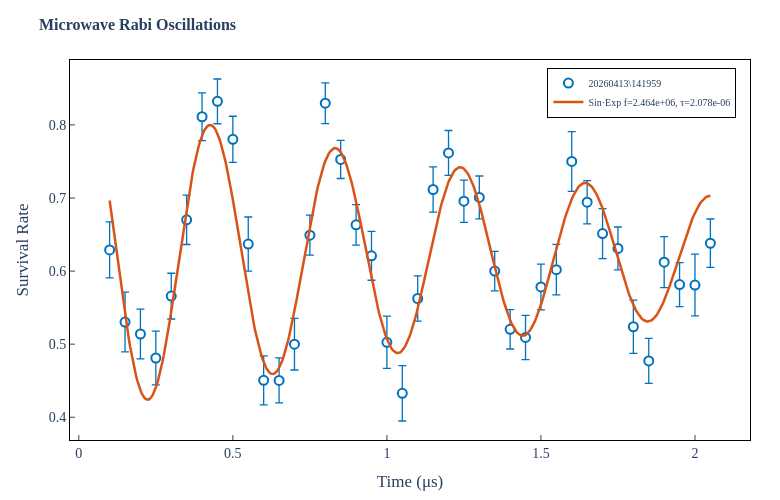

The notebook cell saved with this chart:
### Markdown cell above
## Rabi oscillation

### Code cell
# Fit damped sinusoidal to Rabi oscillation data
from scipy.optimize import curve_fit

def sinexp_model(x, y0, A, T, tau, phi, x0=0):
    """y = y0 + A * sin(2π*(x-x0)/T + φ) * exp(-(x-x0)/τ)"""
    return y0 + A * np.sin(2*np.pi*(x - x0)/T + phi) * np.exp(-(x - x0)/tau)

N = 40
N = min(N, len(scan_params))  # ensure we don't exceed available data
x = scan_params[0:N]
y = p11_mean[0:N]
yerr = p11_sem[0:N]

# Drop NaN/Inf points (no data for those scan params)
valid = np.isfinite(x) & np.isfinite(y)
x, y, yerr = x[valid], y[valid], yerr[valid]

y0_g = np.mean(y)
A_g = (np.max(y) - np.min(y)) / 2
T_g = 1/2e6 #(x.max() - x.min()) / 3
tau_g = (x.max() - x.min())
phi_g = 0

try:
    popt, pcov = curve_fit(sinexp_model, x, y, p0=[y0_g, A_g, T_g, tau_g, phi_g],
                           maxfev=10000)
    x_fit = np.linspace(x.min(), x.max(), 500)
    y_fit = sinexp_model(x_fit, *popt)
    
    fit_label = f'Sin·Exp f={1/popt[2]:.4g}, τ={popt[3]:.4g}'
    fig = plotting.plot_rabi_interactive(x, y, yerr, x_fit, y_fit, fit_label,
                                          xlabel='Time (s)', title='Microwave Rabi Oscillations',
                                          data_path=matPath)
    fig.show()
    print(f'Fit: f={1/popt[2]:.4g}, τ={popt[3]:.4g}, A={popt[1]:.4g}')
except Exception as e:
    print(f'Rabi fit failed: {e}')

### Figure 1 — Plotly figure (JSON) as saved in the notebook; plotly's stock layout.template omitted (floating-point values rounded to 4 significant figures; data arrays with more than 128 entries replaced by an {"elided": "..."} marker saying what was removed)
{"data": [{"error_y": {"array": [0.03831, 0.04089, 0.03401, 0.03673, 0.03129, 0.03376, 0.03273, 0.03061, 0.03148, 0.0371, 0.03339, 0.03074, 0.03536, 0.02733, 0.02787, 0.02602, 0.0277, 0.0334, 0.03581, 0.03789, 0.031, 0.03089, 0.03067, 0.02893, 0.02931, 0.02697, 0.02694, 0.03026, 0.0313, 0.03453, 0.04092, 0.02962, 0.03413, 0.02931, 0.03633, 0.03086, 0.0348, 0.03002, 0.04231, 0.03316], "color": "#0072BD", "thickness": 1.3, "type": "data", "visible": true}, "hovertemplate": "x = %{x:.5g}<br>y = %{y:.4f}<extra></extra>", "marker": {"color": "white", "line": {"color": "#0072BD", "width": 2}, "size": 9}, "mode": "markers", "name": "20260413\\141959", "type": "scatter", "x": [0.1, 0.15, 0.2, 0.25, 0.3, 0.35, 0.4, 0.45, 0.5, 0.55, 0.6, 0.65, 0.7, 0.75, 0.8, 0.85, 0.9, 0.95, 1.0, 1.05, 1.1, 1.15, 1.2, 1.25, 1.3, 1.35, 1.4, 1.45, 1.5, 1.55, 1.6, 1.65, 1.7, 1.75, 1.8, 1.85, 1.9, 1.95, 2.0, 2.05], "y": [0.6289, 0.5302, 0.5139, 0.4811, 0.5657, 0.6701, 0.8112, 0.8322, 0.7803, 0.6369, 0.4505, 0.4504, 0.5, 0.6492, 0.8297, 0.7527, 0.6632, 0.6209, 0.5026, 0.4327, 0.5625, 0.7116, 0.7617, 0.6957, 0.7008, 0.6, 0.5203, 0.5092, 0.5783, 0.602, 0.75, 0.6942, 0.6513, 0.631, 0.5238, 0.4771, 0.6122, 0.5815, 0.5809, 0.6381]}, {"hovertemplate": "x = %{x:.5g}<br>y_fit = %{y:.4f}<extra></extra>", "line": {"color": "#D95319", "width": 2.5}, "mode": "lines", "name": "Sin·Exp f=2.464e+06, τ=2.078e-06", "type": "scatter", "x": {"elided": "500 float values"}, "y": {"elided": "500 float values"}}], "layout": {"font": {"family": "STIX Two Text, STIXGeneral, Times New Roman, Georgia, serif", "size": 14}, "height": 500, "hovermode": "closest", "legend": {"bgcolor": "rgba(255,255,255,0.85)", "bordercolor": "black", "borderwidth": 1, "font": {"size": 10}, "x": 0.98, "xanchor": "right", "y": 0.98, "yanchor": "top"}, "margin": {"b": 60, "l": 70, "r": 30, "t": 60}, "paper_bgcolor": "white", "plot_bgcolor": "white", "title": {"font": {"size": 16}, "text": "<b>Microwave Rabi Oscillations</b>"}, "width": 780, "xaxis": {"linecolor": "black", "linewidth": 1, "mirror": true, "showgrid": false, "showline": true, "ticks": "inside", "title": {"text": "Time (μs)"}}, "yaxis": {"linecolor": "black", "linewidth": 1, "mirror": true, "showgrid": false, "showline": true, "ticks": "inside", "title": {"text": "Survival Rate"}}}}
